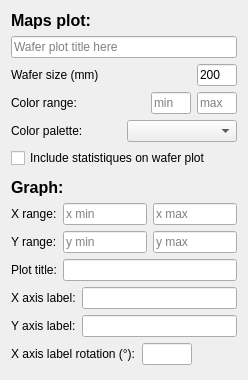
                  <widget class="QWidget" name="scrollAreaWidgetContents_2">
                   <property name="geometry">
                    <rect>
                     <x>0</x>
                     <y>0</y>
                     <width>248</width>
                     <height>380</height>
                    </rect>
                   </property>
                   <layout class="QVBoxLayout" name="verticalLayout_21">
                    <item>
                     <widget class="QLabel" name="label_39">
                      <property name="font">
                       <font>
                        <pointsize>12</pointsize>
                        <weight>75</weight>
                        <bold>true</bold>
                       </font>
                      </property>
                      <property name="text">
                       <string>Maps plot:</string>
                      </property>
                     </widget>
                    </item>
                    <item>
                     <widget class="QLineEdit" name="plot_title">
                      <property name="placeholderText">
                       <string>Wafer plot title here</string>
                      </property>
                     </widget>
                    </item>
                    <item>
                     <layout class="QHBoxLayout" name="horizontalLayout_32">
                      <property name="spacing">
                       <number>0</number>
                      </property>
                      <item>
                       <widget class="QLabel" name="label_32">
                        <property name="text">
                         <string>Wafer size (mm)</string>
                        </property>
                       </widget>
                      </item>
                      <item>
                       <widget class="QLineEdit" name="wafer_size">
                        <property name="sizePolicy">
                         <sizepolicy hsizetype="Fixed" vsizetype="Fixed">
                          <horstretch>0</horstretch>
                          <verstretch>0</verstretch>
                         </sizepolicy>
                        </property>
                        <property name="minimumSize">
                         <size>
                          <width>40</width>
                          <height>0</height>
                         </size>
                        </property>
                        <property name="maximumSize">
                         <size>
                          <width>40</width>
                          <height>16777215</height>
                         </size>
                        </property>
                        <property name="text">
                         <string>200</string>
                        </property>
                        <property name="placeholderText">
                         <string>Wafer size</string>
                        </property>
                       </widget>
                      </item>
                     </layout>
                    </item>
                    <item>
                     <layout class="QHBoxLayout" name="horizontalLayout_33">
                      <item>
                       <widget class="QLabel" name="label_33">
                        <property name="text">
                         <string>Color range:</string>
                        </property>
                       </widget>
                      </item>
                      <item>
                       <widget class="QLineEdit" name="int_vmin">
                        <property name="sizePolicy">
                         <sizepolicy hsizetype="Fixed" vsizetype="Fixed">
                          <horstretch>0</horstretch>
                          <verstretch>0</verstretch>
                         </sizepolicy>
                        </property>
                        <property name="minimumSize">
                         <size>
                          <width>40</width>
                          <height>0</height>
                         </size>
                        </property>
                        <property name="maximumSize">
                         <size>
                          <width>40</width>
                          <height>16777215</height>
                         </size>
                        </property>
                        <property name="text">
                         <string/>
                        </property>
                        <property name="placeholderText">
                         <string>min</string>
                        </property>
                       </widget>
                      </item>
                      <item>
                       <widget class="QLineEdit" name="int_vmax">
                        <property name="sizePolicy">
                         <sizepolicy hsizetype="Fixed" vsizetype="Fixed">
                          <horstretch>0</horstretch>
                          <verstretch>0</verstretch>
                         </sizepolicy>
                        </property>
                        <property name="minimumSize">
                         <size>
                          <width>40</width>
                          <height>0</height>
                         </size>
                        </property>
                        <property name="maximumSize">
                         <size>
                          <width>40</width>
                          <height>16777215</height>
                         </size>
                        </property>
                        <property name="text">
                         <string/>
                        </property>
                        <property name="placeholderText">
                         <string>max</string>
                        </property>
                       </widget>
                      </item>
                     </layout>
                    </item>
                    <item>
                     <layout class="QHBoxLayout" name="horizontalLayout_39">
                      <item>
                       <widget class="QLabel" name="label_35">
                        <property name="text">
                         <string>Color palette:</string>
                        </property>
                       </widget>
                      </item>
                      <item>
                       <widget class="QComboBox" name="cbb_color_pallete"/>
                      </item>
                     </layout>
                    </item>
                    <item>
                     <widget class="QCheckBox" name="cb_stats">
                      <property name="text">
                       <string>Include statistiques on wafer plot</string>
                      </property>
                     </widget>
                    </item>
                    <item>
                     <spacer name="verticalSpacer_9">
                      <property name="orientation">
                       <enum>Qt::Vertical</enum>
                      </property>
                      <property name="sizeHint" stdset="0">
                       <size>
                        <width>20</width>
                        <height>40</height>
                       </size>
                      </property>
                     </spacer>
                    </item>
                    <item>
                     <widget class="QLabel" name="label_40">
                      <property name="font">
                       <font>
                        <pointsize>12</pointsize>
                        <weight>75</weight>
                        <bold>true</bold>
                       </font>
                      </property>
                      <property name="text">
                       <string>Graph:</string>
                      </property>
                     </widget>
                    </item>
                    <item>
                     <layout class="QHBoxLayout" name="horizontalLayout_35">
                      <item>
                       <widget class="QLabel" name="label_42">
                        <property name="text">
                         <string>X range:</string>
                        </property>
                       </widget>
                      </item>
                      <item>
                       <widget class="QLineEdit" name="xmin">
                        <property name="placeholderText">
                         <string>x min</string>
                        </property>
                       </widget>
                      </item>
                      <item>
                       <widget class="QLineEdit" name="xmax">
                        <property name="text">
                         <string/>
                        </property>
                        <property name="placeholderText">
                         <string>x max</string>
                        </property>
                       </widget>
                      </item>
                     </layout>
                    </item>
                    <item>
                     <layout class="QHBoxLayout" name="horizontalLayout_38">
                      <item>
                       <widget class="QLabel" name="label_43">
                        <property name="text">
                         <string>Y range:</string>
                        </property>
                       </widget>
                      </item>
                      <item>
                       <widget class="QLineEdit" name="ymin">
                        <property name="placeholderText">
                         <string>y min</string>
                        </property>
                       </widget>
                      </item>
                      <item>
                       <widget class="QLineEdit" name="ymax">
                        <property name="placeholderText">
                         <string>y max</string>
                        </property>
                       </widget>
                      </item>
                     </layout>
                    </item>
                    <item>
                     <layout class="QHBoxLayout" name="horizontalLayout_40">
                      <item>
                       <widget class="QLabel" name="label_46">
                        <property name="text">
                         <string>Plot title:</string>
                        </property>
                       </widget>
                      </item>
                      <item>
                       <widget class="QLineEdit" name="ent_plot_title_2"/>
                      </item>
                     </layout>
                    </item>
                    <item>
                     <layout class="QHBoxLayout" name="horizontalLayout_41">
                      <item>
                       <widget class="QLabel" name="label_48">
                        <property name="text">
                         <string>X axis label:</string>
                        </property>
                       </widget>
                      </item>
                      <item>
                       <widget class="QLineEdit" name="ent_xaxis_lbl"/>
                      </item>
                     </layout>
                    </item>
                    <item>
                     <layout class="QHBoxLayout" name="horizontalLayout_42">
                      <item>
                       <widget class="QLabel" name="label_49">
                        <property name="text">
                         <string>Y axis label:</string>
                        </property>
                       </widget>
                      </item>
                      <item>
                       <widget class="QLineEdit" name="ent_yaxis_lbl"/>
                      </item>
                     </layout>
                    </item>
                    <item>
                     <layout class="QHBoxLayout" name="horizontalLayout_43">
                      <item>
                       <widget class="QLabel" name="label_50">
                        <property name="text">
                         <string>X axis label rotation (°):</string>
                        </property>
                       </widget>
                      </item>
                      <item>
                       <widget class="QLineEdit" name="ent_x_rot">
                        <property name="sizePolicy">
                         <sizepolicy hsizetype="Fixed" vsizetype="Fixed">
                          <horstretch>0</horstretch>
                          <verstretch>0</verstretch>
                         </sizepolicy>
                        </property>
                        <property name="minimumSize">
                         <size>
                          <width>50</width>
                          <height>0</height>
                         </size>
                        </property>
                        <property name="maximumSize">
                         <size>
                          <width>50</width>
                          <height>16777215</height>
                         </size>
                        </property>
                       </widget>
                      </item>
                      <item>
                       <spacer name="horizontalSpacer_14">
                        <property name="orientation">
                         <enum>Qt::Horizontal</enum>
                        </property>
                        <property name="sizeHint" stdset="0">
                         <size>
                          <width>40</width>
                          <height>20</height>
                         </size>
                        </property>
                       </spacer>
                      </item>
                     </layout>
                    </item>
                    <item>
                     <spacer name="verticalSpacer_10">
                      <property name="orientation">
                       <enum>Qt::Vertical</enum>
                      </property>
                      <property name="sizeHint" stdset="0">
                       <size>
                        <width>20</width>
                        <height>40</height>
                       </size>
                      </property>
                     </spacer>
                    </item>
                   </layout>
                  </widget>
